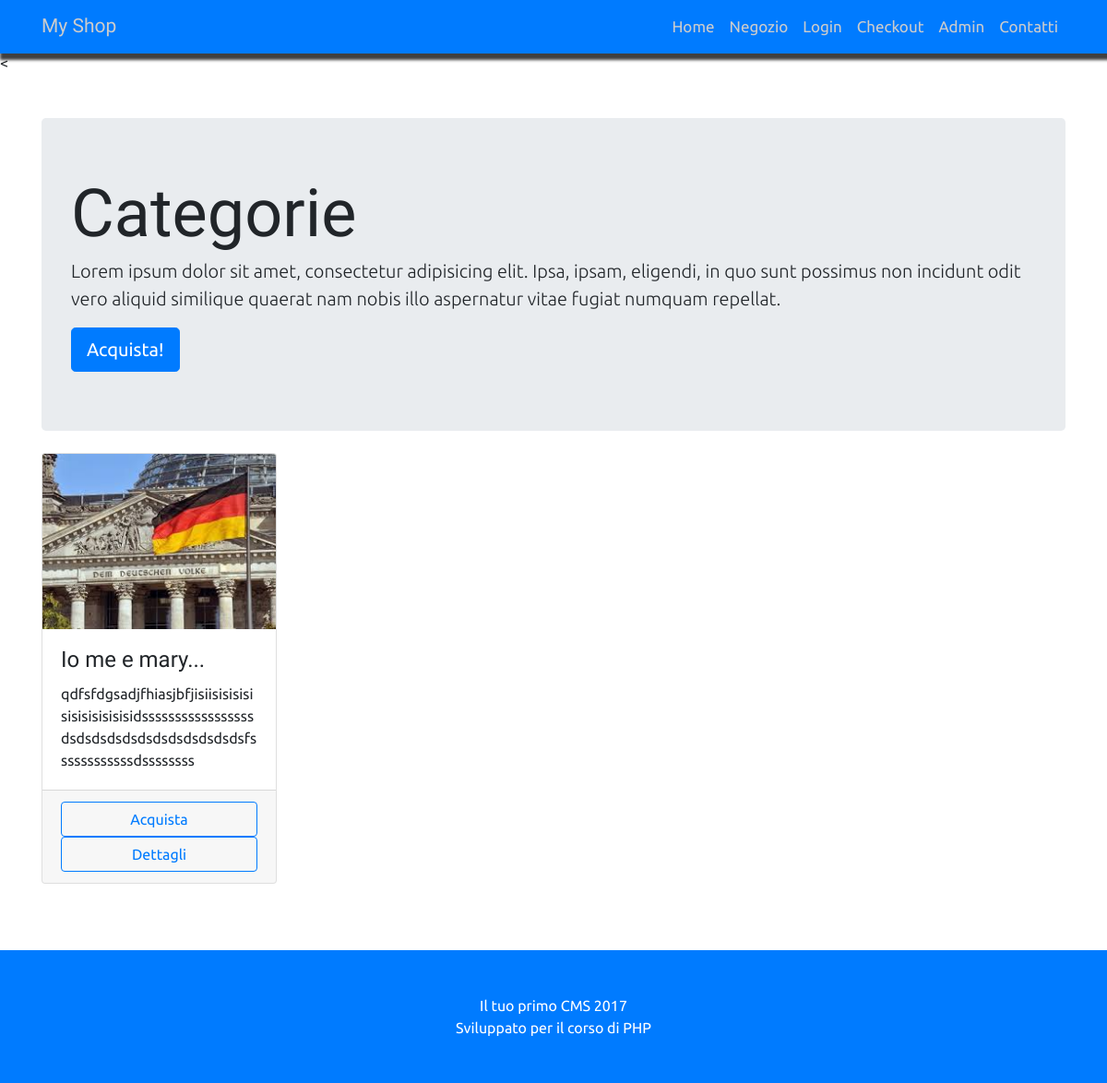
Screenshot of /categorie.php?id=3 with the database file from the repository.
### tables this page shows
CREATE TABLE `prodotti` (
  `id_prodotto` int(11) NOT NULL,
  `nome_prodotto` varchar(255) NOT NULL,
  `descr_prodotto` varchar(255) NOT NULL,
  `prezzo` float NOT NULL,
  `cat_prodotto` int(11) NOT NULL,
  `immagine` text NOT NULL,
  `info_dettagliate` varchar(600) NOT NULL,
  `quantita_pdt` int(11) NOT NULL
);

### risorse/funzioni.php (the view, shortened to what this page needs)
<?php
    function query($sql){
        global $connessione;
        return mysqli_query($connessione,$sql);
    }
    function fetch_array($risultato){
        return mysqli_fetch_array($risultato);
    }
    function paginaCategorie(){
        $pdtCategoria = query("SELECT * FROM prodotti WHERE cat_prodotto = {$_GET['id']}");
        while($row = fetch_array($pdtCategoria)){
        $pdfSingolaCat = <<<STRINGA_PDT
            <div class="col-lg-3 col-md-6 mb-4">
                <div class="card altezza">
                <img class="card-img-top" src="../risorse/{$row['immagine']}" alt="">
                <div class="card-body">
                    <h4 class="card-title">{$row['nome_prodotto']}...</h4>
                    <p class="card-text">{$row['descr_prodotto']}</p>
                </div>
                <div class="card-footer text-center">
                <a><button type="button" class="btn btn-outline-primary btn-small btn-block">Acquista</button></a><a><button type="button" class="btn btn-outline-primary btn-small btn-block">Dettagli</button></a>
                </div>
                </div>
            </div>
        STRINGA_PDT;
        echo $pdfSingolaCat;
        }
    }

### public/css/custom.css (style rules this page uses)
body { padding-top: 54px; font-family: Ubuntu, sans-serif; }
h1,h2,h3,h4,h5,h6 { font-family: Prompt, sans-serif; }
a { font-size: 17px }
.altezza { height: 100%; }
@media (min-width: 992px) { body { padding-top: 56px; } }

### rows the page displays
prodotti: immagine (picture), nome_prodotto "Io me e mary", descr_prodotto "qdfsfdgsadjfhiasjbfjisiisisisisisisisisisisisidsssssssssssssssssdsdsdsdsdsdsdsdsdsdsdsdsfssssssssssssdssssssss"
